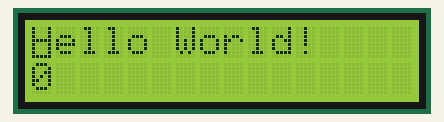
Bench run of a sketch on a simulated Arduino Uno, built with avr-gcc and run on an emulated ATmega328P. On the bench: 16×2 character LCD.

Above: at 0.1 s.
At 2.4 s:
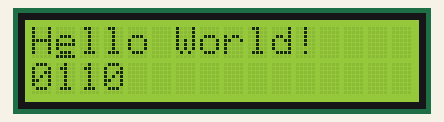
At 4.9 s:
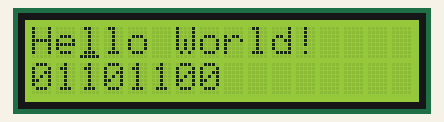
At 9.8 s:
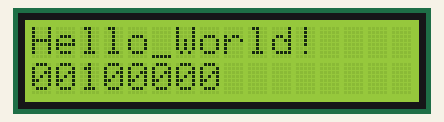
At 14.8 s:
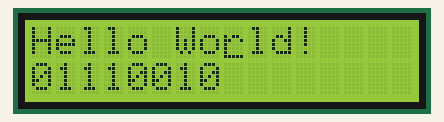
At 19.7 s:
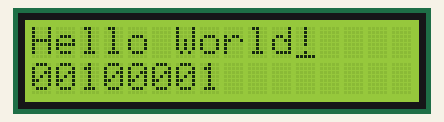

The sketch:

PrincipioComunicacaoSerial.ino
```cpp
/* ========================================================================================================

   Este código é copiado do professor e tem a função de demonstrar a transmissão serial simples, através da porta 13, escolhida pelo professor. Esta aula demonstra a criação de um pro-
   tocolo de transmissão serial criado pelo professor, e faz entender como este tipo de comunicação funciona.

   Transmissão de Dados com Arduino


   Autor: Eng. Wagner Rambo  Data: Setembro de 2018

   www.wrkits.com.br | facebook.com/wrkits | youtube.com/user/canalwrkits


  Exemplos de transmissão

   NRZ none return to zero encoding
       ___         _____
   ___|   |_______|     |_____ . . .
    0   1   0 0 0   1 1   0 0

   RZ return to zero
             ___
   __     __|   |__     ___
     |___|         |___|   |___ . . .
       0      1      0       0


======================================================================================================== */


// ========================================================================================================
// --- Bibliotecas Auxiliares ---
#include <Wire.h>
#include <LiquidCrystal_I2C.h>


// ========================================================================================================
// --- Mapeamento de Hardware ---
#define  tx_data   13


// ========================================================================================================
// --- Constantes e Objetos ---
#define  tx_rate   5 //bits por segundo

LiquidCrystal_I2C lcd(0x3F,2,1,0,4,5,6,7,3, POSITIVE);


// ========================================================================================================
// --- Variáveis Globais ---
const char *message = "Hello World!";


// ========================================================================================================
// --- Configurações Iniciais ---
void setup()
{
  pinMode(tx_data, OUTPUT);

  lcd.begin(16,2);
  lcd.setBacklight(HIGH);
  lcd.setCursor(0,0);
  lcd.print(message);

  for(int i=0; i<strlen(message); i++)
  {
      char tx_byte = message[i];

      //limpa a segunda linha do LCD
      lcd.noCursor();
      lcd.setCursor(0,1);
      lcd.print("        ");
      lcd.setCursor(i,0);
      lcd.cursor();

      for(int j=0; j<8; j++)
      {
          bool tx_bit = tx_byte & (0x80 >> j);

          digitalWrite(tx_data,tx_bit);

          lcd.noCursor();
          lcd.setCursor(j, 1);
          lcd.print(tx_bit ? "1" : "0");
          lcd.setCursor(i,0);
          lcd.cursor();


          delay(1000/tx_rate);

      } //end for aninhado

  } //end for


  digitalWrite(tx_data, LOW);


} //end setup


void loop()
{


}
```
